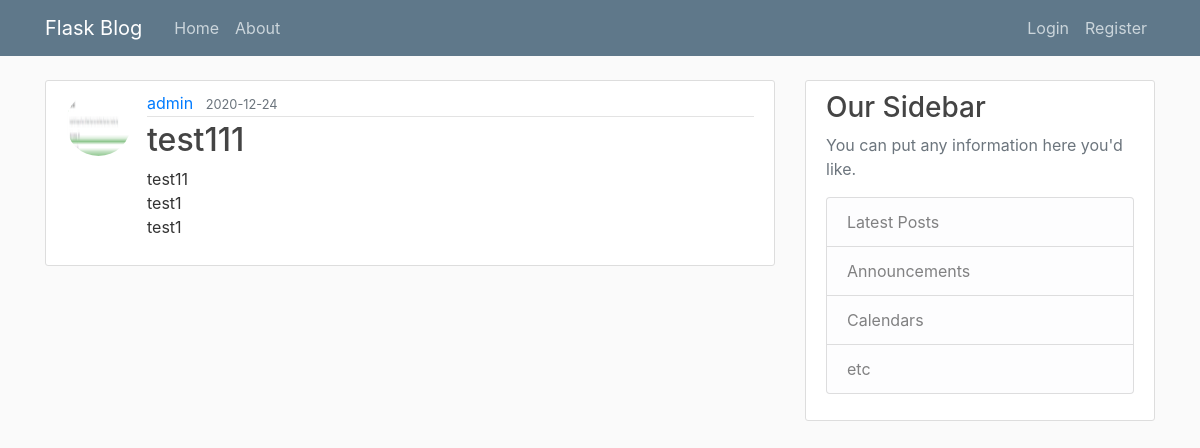
/post/1, run on the app's committed database.
### flaskblog/models.py (models this page shows, shortened)
class User(db.Model, UserMixin):
    id = db.Column(db.Integer, primary_key=True)
    username = db.Column(db.String(20), unique=True, nullable=False)
    email = db.Column(db.String(120), unique=True, nullable=False)
    image_file = db.Column(db.String(20), nullable=False, default="default.jpg")
    password = db.Column(db.String(60), nullable=False)
    posts = db.relationship("Post", backref="author", lazy=True)

class Post(db.Model):
    id = db.Column(db.Integer, primary_key=True)
    title = db.Column(db.String(100), nullable=False)
    date_posted = db.Column(db.DateTime, nullable=False, default=datetime.utcnow)
    content = db.Column(db.Text, nullable=False)
    user_id = db.Column(db.Integer, db.ForeignKey("user.id"), nullable=False)

### flaskblog/routes.py (the view)
@app.route("/post/<int:post_id>")
def post(post_id):
    post = Post.query.get_or_404(post_id)
    return render_template("post.html", title=post.title, post=post)

### flaskblog/templates/post.html (shortened to what this page needs)
{% extends "layout.html" %}
{% block content %}
<article class="media content-section">
  <img class="rounded-circle article-img" src="{{url_for('static',filename="profile_pics/" + post.author.image_file)}}">
  <div class="media-body">
    <div class="article-metadata">
      <a class="mr-2" href="#">{{ post.author.username }}</a>
      <small class="text-muted">{{ post.date_posted.strftime('%Y-%m-%d') }}</small>
    </div>
    <h2 class="article-title" href="#">{{ post.title }}</h2>
    <p class="article-content">{{ post.content }}</p>
  </div>
</article>
{% endblock content %}

### flaskblog/static/main.css (style rules this page uses)
body { background: #fafafa; color: #333333; margin-top: 5rem; }
h1, h2, h3, h4, h5, h6 { color: #444444; }
.content-section { background: #ffffff; padding: 10px 20px; border: 1px solid #dddddd; border-radius: 3px; margin-bottom: 20px; }
.article-title { color: #444444; }
.article-content { white-space: pre-line; }
.article-img { height: 65px; width: 65px; margin-right: 16px; }
.article-metadata { padding-bottom: 1px; margin-bottom: 4px; border-bottom: 1px solid #e3e3e3 }

### data on the page
User: image_file (picture), author.username "admin"
Post: date_posted "2020-12-24", title "test111", content "test11 test1 test1"
